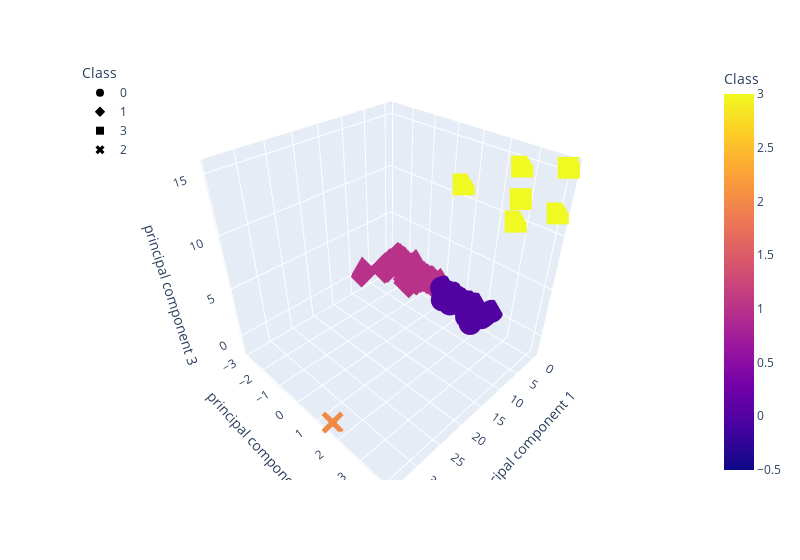

Here is the notebook cell this chart was saved with:
### Markdown cell above
### Deliverable 4: Visualizing Cryptocurrencies Results

#### 3D-Scatter with Clusters

### Code cell
# Creating a 3D-Scatter with the PCA data and the clusters
# YOUR CODE HERE
# clustered_df = pd.concat([df_crypto_df_pca,crypto_df], axis=1, sort=False)

fig = px.scatter_3d(clustered_df, x="principal component 1", y="principal component 2", z="principal component 3", color="Class", symbol="Class",width=800)
fig.update_layout(legend=dict(x=0,y=1))
fig.show()

### Figure 1 — Plotly figure (JSON) as saved in the notebook; plotly's stock layout.template omitted (floating-point values rounded to 4 significant figures; data arrays with more than 128 entries replaced by an {"elided": "..."} marker saying what was removed)
{"data": [{"hovertemplate": "Class=%{marker.color}<br>principal component 1=%{x}<br>principal component 2=%{y}<br>principal component 3=%{z}<extra></extra>", "legendgroup": "0", "marker": {"color": {"elided": "286 int values"}, "coloraxis": "coloraxis", "symbol": "circle"}, "mode": "markers", "name": "0", "scene": "scene", "showlegend": true, "type": "scatter3d", "x": {"elided": "286 float values"}, "y": {"elided": "286 float values"}, "z": {"elided": "286 float values"}}, {"hovertemplate": "Class=%{marker.color}<br>principal component 1=%{x}<br>principal component 2=%{y}<br>principal component 3=%{z}<extra></extra>", "legendgroup": "1", "marker": {"color": {"elided": "239 int values"}, "coloraxis": "coloraxis", "symbol": "diamond"}, "mode": "markers", "name": "1", "scene": "scene", "showlegend": true, "type": "scatter3d", "x": {"elided": "239 float values"}, "y": {"elided": "239 float values"}, "z": {"elided": "239 float values"}}, {"hovertemplate": "Class=%{marker.color}<br>principal component 1=%{x}<br>principal component 2=%{y}<br>principal component 3=%{z}<extra></extra>", "legendgroup": "3", "marker": {"color": [3, 3, 3, 3, 3, 3], "coloraxis": "coloraxis", "symbol": "square"}, "mode": "markers", "name": "3", "scene": "scene", "showlegend": true, "type": "scatter3d", "x": [4.397, -0.1954, -0.3834, -0.3849, -0.3536, -0.4075], "y": [3.271, 4.053, 0.5523, 2.69, 2.614, 3.996], "z": [13.26, 15.51, 11.29, 9.905, 14.47, 11.89]}, {"hovertemplate": "Class=%{marker.color}<br>principal component 1=%{x}<br>principal component 2=%{y}<br>principal component 3=%{z}<extra></extra>", "legendgroup": "2", "marker": {"color": [2], "coloraxis": "coloraxis", "symbol": "x"}, "mode": "markers", "name": "2", "scene": "scene", "showlegend": true, "type": "scatter3d", "x": [34.07], "y": [1.538], "z": [-1.657]}], "layout": {"coloraxis": {"colorbar": {"title": {"text": "Class"}}, "colorscale": [[0, "#0d0887"], [0.1111, "#46039f"], [0.2222, "#7201a8"], [0.3333, "#9c179e"], [0.4444, "#bd3786"], [0.5556, "#d8576b"], [0.6667, "#ed7953"], [0.7778, "#fb9f3a"], [0.8889, "#fdca26"], [1, "#f0f921"]]}, "legend": {"title": {"text": "Class"}, "tracegroupgap": 0, "x": 0, "y": 1}, "margin": {"t": 60}, "scene": {"domain": {"x": [0, 1], "y": [0, 1]}, "xaxis": {"title": {"text": "principal component 1"}}, "yaxis": {"title": {"text": "principal component 2"}}, "zaxis": {"title": {"text": "principal component 3"}}}, "width": 800}}
